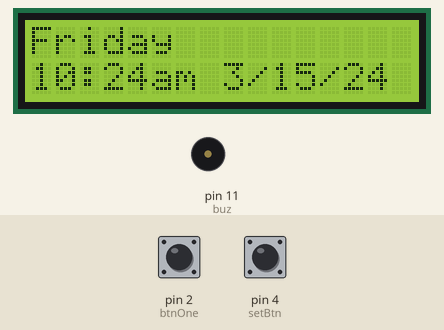
Recording of a sketch running on a simulated Arduino Uno, built with avr-gcc and run on an emulated ATmega328P. On the bench: 16×2 character LCD, buzzer (waves = sounding, pin HIGH). Wiring (inferred from the names in the program): DS3231 clock at I2C address 0x68. The test bench sets the inputs (shaded band); at power-on: pin 2 (btnOne) LOW, pin 4 (setBtn) LOW. The local clock reads 2024-03-15 10:24:30 at power-on unless the sketch sets it; what the sketch prints to the serial monitor is not drawn.

Above: at 2.7 s.
2.8 s: pin 2 (btnOne) pulled HIGH for 0.35 s
At 4.2 s:
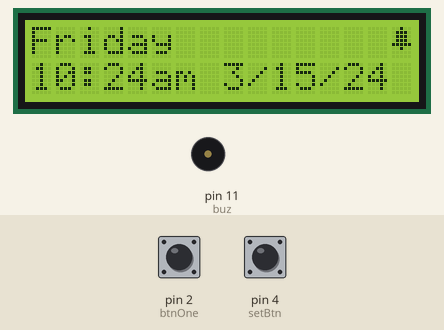
4.6 s: pin 4 (setBtn) pulled HIGH for 0.35 s
At 6.0 s:
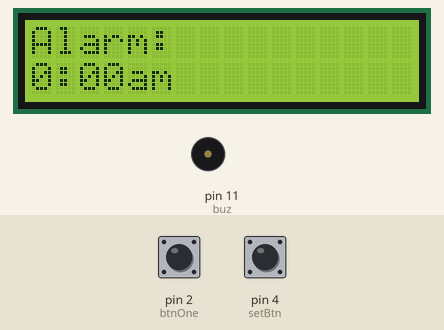
7.9 s: pin 2 (btnOne) pulled HIGH for 1 s
At 10.4 s:
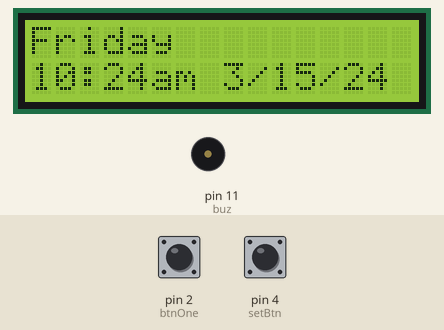
11.9 s: pin 2 (btnOne) pulled HIGH for 3.2 s
At 12.7 s:
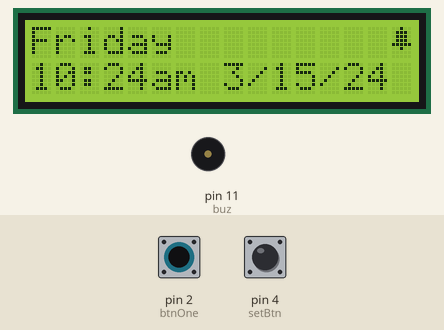
16.6 s: pin 4 (setBtn) pulled HIGH for 1 s
At 18.1 s:
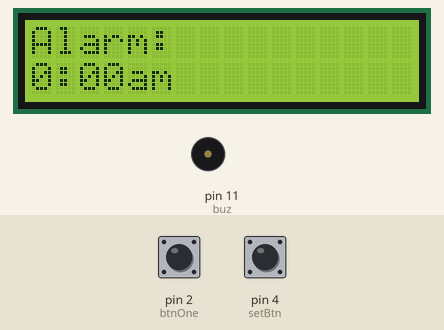
Timing chart, 0 to 19.6 s (numbered marks = the images above; inputs shaded):
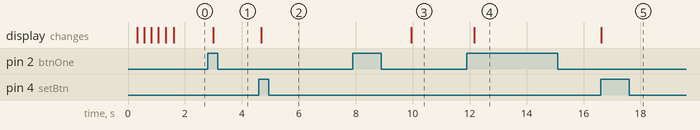

Measured:
- after the input at 2.8 s, the display: changes after 0.19 s (image 1)
- after the input at 4.6 s, the display: changes after 0.07 s (image 2)
- after the input at 7.9 s, the display: changes after 2.1 s (image 3)
- after the input at 11.9 s, the display: changes after 0.27 s (image 4)
- after the input at 16.6 s, the display: changes at once (image 5)

The sketch:

clock.ino
```cpp
#include <Wire.h>
#include <LiquidCrystal_I2C.h>
#include <DS3231.h>


#define DS3231_I2C_ADDRESS 0x68
#define buz 11

DS3231 Clock;
byte ADay, AHour, AMinute, ASecond, ABits;
bool ADy, A12h, Apm;

const int btnOne = 2; // pushbutton pin, set to 2 so it can be used as an interrupt
const int setBtn = 4; // the setBtn, set to pin 4
volatile int btnOneState;
byte cancelAlarm;
byte alarmSet;
volatile byte alarmSetState;
byte alarmIsSounding;

byte delayTime = (Clock.getSecond() + 10);

byte alarmIcon[8] = {
  B00100,
  B01110,
  B01110,
  B01110,
  B11111,
  B00100,
  B00000
};

String ampm;

// set the LCD address to 0x27 for a 16 chars 2 line display
LiquidCrystal_I2C lcd(0x27, 2, 1, 0, 4, 5, 6, 7, 3, POSITIVE);  // Set the LCD I2C address

/* Note to self
 *  Connect SDA to A4
 *  Connect SCL to A5
 */

// Convert normal decimal numbers to binary coded decimal
byte decToBcd(byte val) {
  return( (val/10*16) + (val%10) );
}

// Convert binary coded decimal to normal decimal numbers
byte bcdToDec(byte val) {
  return( (val/16*10) + (val%16) );
}

void setup() {
  Wire.begin();
  Serial.begin(9600);
  pinMode(buz,OUTPUT);

  pinMode(btnOne,INPUT);
  pinMode(setBtn,INPUT);
  attachInterrupt(0, pin_ISR, CHANGE);

  // set the initial time here:
  // DS3231 seconds, minutes, hours, day, date, month, year
  // setDS3231time(45,7,23,6,20,10,17);

  // initialize the lcd for 16 chars 2 lines, turn on backlight
  lcd.begin(16,2);
  // ------- Quick 3 blinks of backlight  -------------
  for(int i = 0; i< 3; i++) {
    lcd.backlight();
    delay(250);
    lcd.noBacklight();
    delay(250);
  }
  lcd.backlight(); // finish with backlight on
  lcd.createChar(7, alarmIcon);

}

void pin_ISR() {
  if (alarmIsSounding == 1) {
    btnOneState = digitalRead(btnOne);
    if (btnOneState == HIGH) {
      cancelAlarm = 1;
      stopAlarm();
    }
  } else {
    alarmSetState = digitalRead(btnOne);
    Serial.print("alarmSetState: ");
    Serial.println(alarmSetState);
    if ( alarmSetState == HIGH ) {
      if ( alarmSet == 1 ) {
        alarmSet = 0; // turn the alarm off
      } else {
        alarmSet = 1; // turn the alarm on
      }
    }
  }
}

void setDS3231time(byte second, byte minute, byte hour, byte dayOfWeek, byte dayOfMonth, byte month, byte year) {
  // sets time and date data to DS3231
  Wire.beginTransmission(DS3231_I2C_ADDRESS);
  Wire.write(0); // set next input to start at the second register
  Wire.write(decToBcd(second)); // set seconds
  Wire.write(decToBcd(minute)); // set minutes
  Wire.write(decToBcd(hour)); // set hours
  Wire.write(decToBcd(dayOfWeek)); // set day of week (1=Sunday, 7=Saturday)
  Wire.write(decToBcd(dayOfMonth)); // set date (1 to 31)
  Wire.write(decToBcd(month)); // set month
  Wire.write(decToBcd(year)); // set year (0 to 99)
  Wire.endTransmission();
}

void readDS3231time(byte *second, byte *minute, byte *hour, byte *dayOfWeek, byte *dayOfMonth, byte *month, byte *year) {
  Wire.beginTransmission(DS3231_I2C_ADDRESS);
  Wire.write(0); // set the DS3231 register pointer to 00h
  Wire.endTransmission();
  Wire.requestFrom(DS3231_I2C_ADDRESS, 7); // Request seven bytes of data from DS3231 starting from register 00h
  *second = bcdToDec(Wire.read() & 0x7f);
  *minute = bcdToDec(Wire.read());
  *hour = bcdToDec(Wire.read() & 0x3f);
  *dayOfWeek = bcdToDec(Wire.read());
  *dayOfMonth = bcdToDec(Wire.read());
  *month = bcdToDec(Wire.read());
  *year = bcdToDec(Wire.read());
}

void displayTime(String ampm) {
  //-------- Write characters on the display ------------------
  // NOTE: Cursor Position: (CHAR, LINE) start at 0
  lcd.clear();
  lcd.setCursor(0,1);

  byte second, minute, hour, dayOfWeek, dayOfMonth, month, year;
  // retrieve data from DS3231
  readDS3231time(&second, &minute, &hour, &dayOfWeek, &dayOfMonth, &month, &year);
  // send it to the LCD
  if (hour>12) {
    hour = hour - 12;
    ampm = "pm";
    lcd.print(hour, DEC);
  } else {
    lcd.print(hour, DEC);
    ampm = "am";
  }

  // convert the byte variable to a decimal number when displayed
  lcd.print(":");
  if (minute<10) {
    lcd.print("0");
  }
  lcd.print(minute, DEC);
  lcd.print(ampm);

  lcd.setCursor(8,1);
  //lcd.print(" ");
  lcd.print(month, DEC);
  lcd.print("/");
  lcd.print(dayOfMonth, DEC);
  lcd.print("/");
  lcd.print(year, DEC);

  lcd.setCursor(0,0);
  switch(dayOfWeek) {
    case 1:
      lcd.print("Sunday");
      break;
    case 2:
      lcd.print("Monday");
      break;
    case 3:
      lcd.print("Tuesday");
      break;
    case 4:
      lcd.print("Wednesday");
      break;
    case 5:
      lcd.print("Thursday");
      break;
    case 6:
      lcd.print("Friday");
      break;
    case 7:
      lcd.print("Saturday");
      break;
  }

  //Serial.print("alarmSetState: ");
  //Serial.print(alarmSetState);
  //Serial.print("\talarmSet: ");
  //Serial.println(alarmSet);
  if (alarmSet == 1) {
    lcd.setCursor(15,0);
    lcd.write(7);

    soundAlarm(hour, minute, ampm);
  } else if (alarmSet != 1) {
    lcd.setCursor(15,0);
    lcd.print(" ");
  }

}

void loop() {
  displayTime(ampm);
  while (digitalRead(setBtn) == HIGH) {
    Serial.println(digitalRead(setBtn));
    displayAlarm();
  }
  delay(250); // every second
}

void Buzzer() {
  digitalWrite(buz,HIGH);
  delay(500);
  digitalWrite(buz,LOW);
  delay(500);
}

void stopAlarm() {
  digitalWrite(buz,LOW);
}

void soundAlarm(byte hour, byte minute, String ampm) {
  //Comparing the current time with the Alarm time

  if( cancelAlarm == 0 && hour == 6 && minute == 31 && ampm == "pm" ) {
    alarmIsSounding = 1;
    Buzzer();
    Buzzer();

    lcd.clear();
    lcd.print("Alarm ON");
    lcd.setCursor(0,1);
    lcd.print("Alarming");

    Buzzer();
    Buzzer();

  } else {
    alarmIsSounding = 0;
  }
}

void displayAlarm(){
  Clock.getA1Time(ADay, AHour, AMinute, ASecond, ABits, ADy, A12h, Apm);

  // Display Alarm 1 information
  lcd.clear();
  lcd.print("Alarm: ");
  lcd.setCursor(0,1);

  if (AHour > 12) {
    AHour = AHour - 12;
    ampm = "pm";
    lcd.print(AHour, DEC);
  } else {
    lcd.print(AHour, DEC);
    ampm = "am";
  }
  lcd.print(":");
  if (AMinute < 10) {
    lcd.print("0");
  }
  lcd.print(AMinute, DEC);
  lcd.print(ampm);

  if (Clock.checkAlarmEnabled(1)) {
    Serial.print("enabled");
  }
  delay(5000);
}

void setAlarm(){

    Clock.setA1Time(ADay, AHour, AMinute, ASecond, ABits, ADy, A12h, Apm);

}
```
